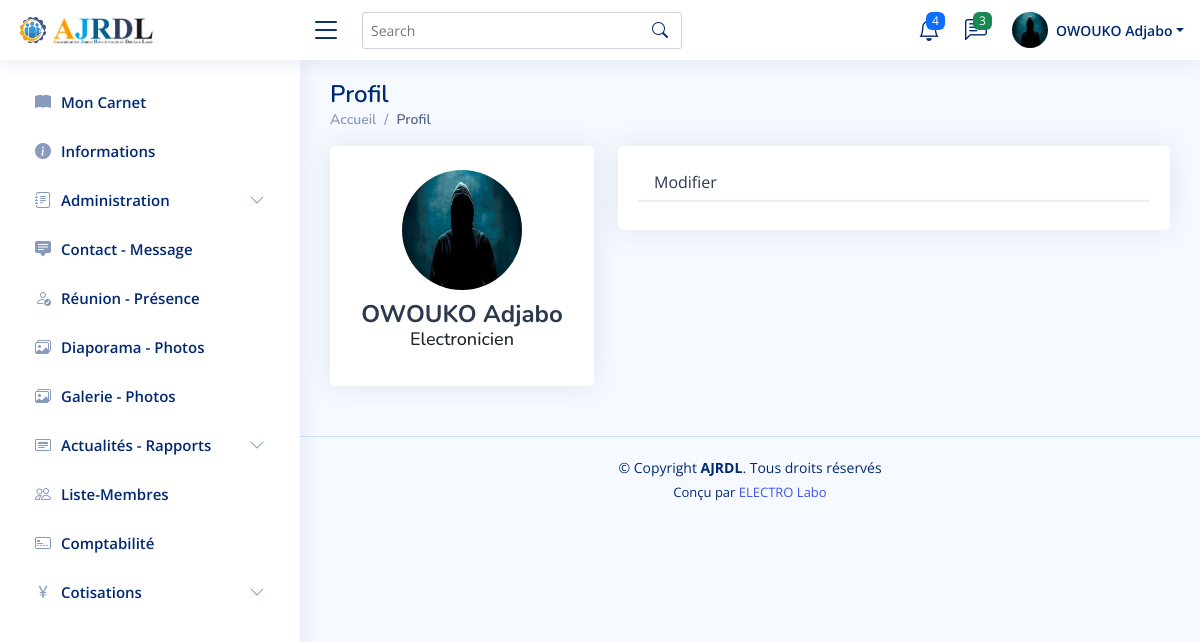
The page /compte/profile/modifier/ (signed in) on the database its author committed.
### compte/models.py (models this page shows, shortened)
class Membre(AbstractUser): # Model d'utilisateur.
    username = None
    contact = PhoneNumberField(unique=True)
    email = models.EmailField(unique=True)
    ville = models.CharField(max_length=50)
    quartier = models.CharField(max_length=50)
    profession = models.CharField(max_length=50)
    naissance = models.DateField()
    photo = models.ImageField(upload_to='membre/identite/', height_field=None, width_field=None, max_length=None)
    adhesion = models.DateField(auto_now=False, auto_now_add=False)
    USERNAME_FIELD = 'email'
    REQUIRED_FIELDS = []
    objects = CustomUserManager()

class Profile(models.Model):
    membre = models.OneToOneField(Membre, on_delete=models.CASCADE)
    image = models.ImageField(default='default.jpg', upload_to='membre/profile')

### compte/views.py (the view)
# urls.py: path('profile/modifier/', profil_modifierPage, name='profil_modifie'), # Lien de la page de modification du  profil.
@login_required(login_url='connecte') # Page de modification du profil utilisateur.
def profil_modifierPage(request):
    if request.method == 'POST':
        form = ProfileUpdateForm(request.POST, request.FILES, instance=request.user.profile)
        if form.is_valid():
            form.save()
            return redirect('monprofil')
    else:
        form = ProfileUpdateForm(instance=request.user.profile)
    return render(request, 'compte/profil_modifier.html', {'form':form, 'title':'Modifier profil'})

### compte/forms.py
class ProfileUpdateForm(forms.ModelForm):
    class Meta:
        model = Profile
        fields = ['image']
        widgets = {
            'image':forms.FileInput(
                attrs={
                    'id':'image',
                    'class':'form-control'
                }
            )
        }

### compte/templates/compte/profil_modifier.html (shortened to what this page needs)
{% extends "compte/base.html" %}
{% block header_membre %}{% include "compte/header.html" %}{% endblock %}
{% block body_membre %}
    <main id="main" class="main">
        <div class="pagetitle">
            <h1>Profil</h1>
            <nav>
                <ol class="breadcrumb">
                    <li class="breadcrumb-item"><a href="{% url "accueil" %}">Accueil</a></li>
                    <li class="breadcrumb-item active">Profil</li>
                </ol>
            </nav>
        </div>
        <section class="section profile">
            <div class="row">
                <div class="col-xl-4">
                    <div class="card">
                        <div class="card-body profile-card pt-4 d-flex flex-column align-items-center">
                                <img src="{{ user.profile.image.url }}" alt="Photo de profile" class="rounded-circle">
                            <h2 class="text-nowrap">{{ user.last_name }} {{ user.first_name }}</h2>
                            <h3>{{ user.profession }}</h3>
                        </div>
                    </div>
                </div>
                <div class="col-xl-8">
                    <div class="card">
                        <div class="card-body pt-3">
                            <ul class="nav nav-tabs nav-tabs-bordered">
                                <li class="nav-item">
                                    <button class="nav-link" data-bs-toggle="tab" data-bs-target="#profile-edit">Modifier</button>
                                </li>
                            </ul>
                            <div class="tab-content pt-2">
                            </div>
                        </div>
                    </div>
                </div>
            </div>
        </section>
    </main>
{% endblock %}
{% block footer_membre %}{% include "compte/footer.html" %}{% endblock %}

### compte/templates/compte/menu.html (shortened to what this page needs)
{% load static %}
<nav class="header-nav ms-auto">
    <ul class="d-flex align-items-center">
        <li class="nav-item dropdown">
            <a class="nav-link nav-icon" href="#" data-bs-toggle="dropdown">
                <i class="bi bi-bell"></i>
                <span class="badge bg-primary badge-number">4</span>
            </a>
        </li>
        <li class="nav-item dropdown">
            <a class="nav-link nav-icon" href="#" data-bs-toggle="dropdown">
                <i class="bi bi-chat-left-text"></i>
                <span class="badge bg-success badge-number">3</span>
            </a>
        </li>
        <li class="nav-item dropdown pe-3">
            <a class="nav-link nav-profile d-flex align-items-center pe-0" href="#" data-bs-toggle="dropdown">
                {% if user.profile.image.url %}
                    <img src="{{ user.profile.image.url }}" alt="Photo de profile" class="rounded-circle">
                {% else %}
                    <img src="{{ user.photo.url }}" alt="Photo de profile" class="rounded-circle">
                {% endif %}
                <span class="d-none d-md-block dropdown-toggle ps-2">{{ user.last_name }} {{ user.first_name }}</span>
            </a>
        </li>
    </ul>
</nav>

### static/compte/assets/css/style.css (style rules this page uses)
:root { scroll-behavior: smooth; }
body { font-family: "Open Sans", sans-serif; background: #f6f9ff; color: #444444; }
a { color: #4154f1; text-decoration: none; }
h1, h2, h3, h4, h5, h6 { font-family: "Nunito", sans-serif; }
#main { margin-top: 60px; padding: 20px 30px; transition: all 0.3s; }
.pagetitle { margin-bottom: 10px; }
.pagetitle h1 { font-size: 24px; margin-bottom: 0; font-weight: 600; color: #012970; }
.card { margin-bottom: 30px; border: none; border-radius: 5px; box-shadow: 0px 0 30px rgba(1, 41, 112, 0.1); }
.card-body { padding: 0 20px 20px 20px; }
.breadcrumb { font-size: 14px; font-family: "Nunito", sans-serif; color: #899bbd; font-weight: 600; }
.breadcrumb a { color: #899bbd; transition: 0.3s; }
.breadcrumb .breadcrumb-item::before { color: #899bbd; }
.breadcrumb .active { color: #51678f; font-weight: 600; }
.nav-tabs-bordered { border-bottom: 2px solid #ebeef4; }
.nav-tabs-bordered .nav-link { margin-bottom: -2px; border: none; color: #2c384e; }
.header-nav ul { list-style: none; }
.header-nav>ul { margin: 0; padding: 0; }
.header-nav .nav-icon { font-size: 22px; color: #012970; margin-right: 25px; position: relative; }
.header-nav .nav-profile { color: #012970; }
.header-nav .nav-profile img { max-height: 36px; }
.header-nav .nav-profile span { font-size: 14px; font-weight: 600; }
.header-nav .badge-number { position: absolute; inset: -2px -5px auto auto; font-weight: normal; font-size: 12px; padding: 3px 6px; }
@media (min-width: 1200px) { #main, #footer { margin-left: 300px; } }
.profile .profile-card img { max-width: 120px; }
.profile .profile-card h2 { font-size: 24px; font-weight: 700; color: #2c384e; margin: 10px 0 0 0; }
.profile .profile-card h3 { font-size: 18px; }

### rows shown on the page
Membre: profile.image (placeholder picture), last_name "OWOUKO", first_name "Adjabo", profession "Electronicien"
